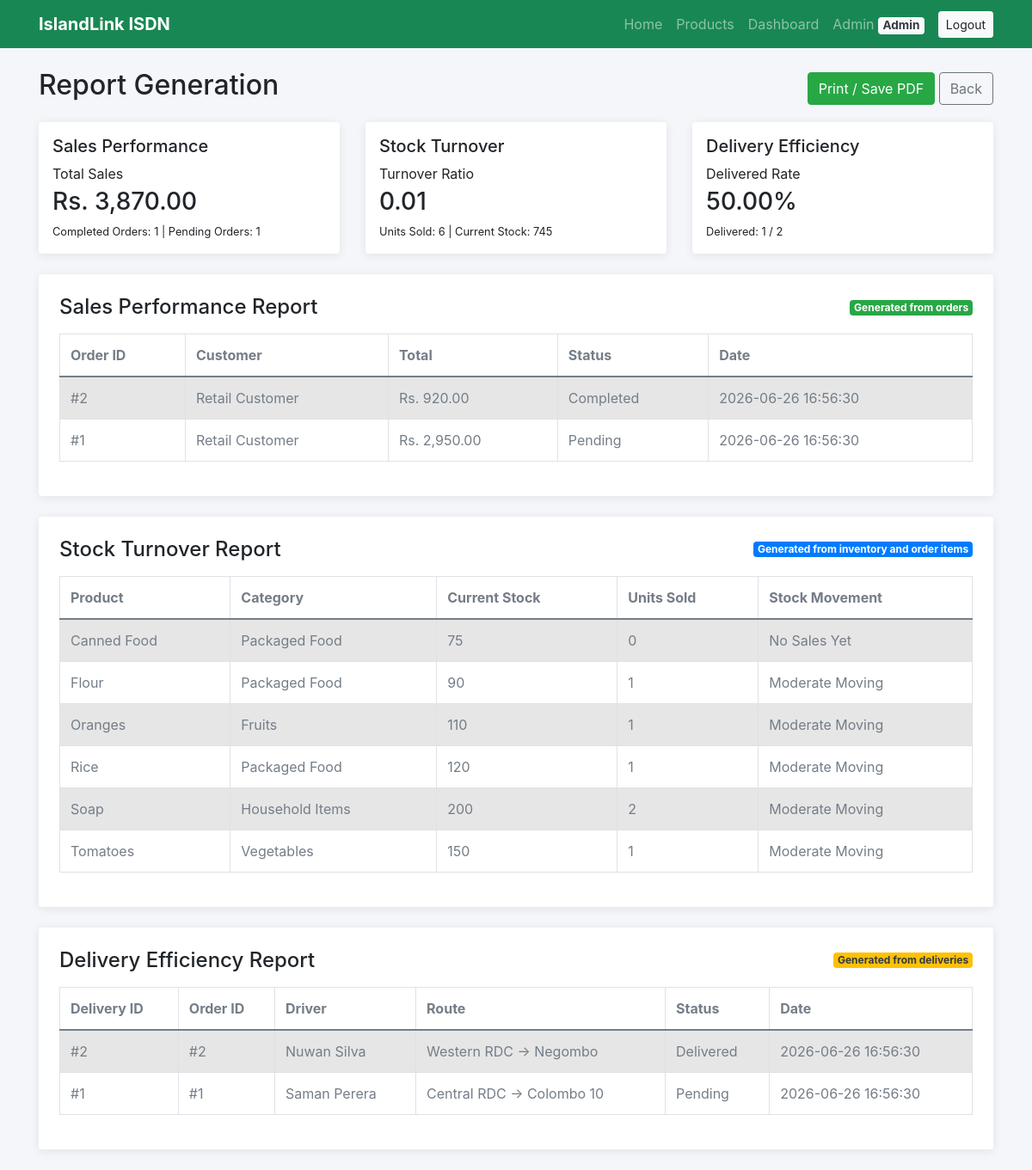
Page /admin_reports.php (signed in) on the committed database.
### tables this page shows
CREATE TABLE orders (
  id INT AUTO_INCREMENT PRIMARY KEY,
  user_id INT NOT NULL,
  customer_name VARCHAR(120) NOT NULL,
  address TEXT NOT NULL,
  payment_method VARCHAR(60) NOT NULL,
  total_amount DECIMAL(10,2) NOT NULL,
  status ENUM('Pending','Processing','Completed','Cancelled') DEFAULT 'Pending',
  created_at TIMESTAMP DEFAULT CURRENT_TIMESTAMP,
  CONSTRAINT fk_orders_user FOREIGN KEY (user_id) REFERENCES users(id) ON DELETE CASCADE
);

CREATE TABLE deliveries (
  id INT AUTO_INCREMENT PRIMARY KEY,
  order_id INT NOT NULL,
  driver_name VARCHAR(100) NOT NULL,
  route_details VARCHAR(255) NOT NULL,
  delivery_status ENUM('Pending','In Transit','Delivered') DEFAULT 'Pending',
  created_at TIMESTAMP DEFAULT CURRENT_TIMESTAMP,
  CONSTRAINT fk_deliveries_order FOREIGN KEY (order_id) REFERENCES orders(id) ON DELETE CASCADE
);

### includes/auth.php (called while the page is built, shortened)
<?php
function h($value) {
    return htmlspecialchars((string)$value, ENT_QUOTES, 'UTF-8');
}
function scalar(mysqli $conn, string $sql) {
    $result = $conn->query($sql);
    $row = $result->fetch_row();
    return $row[0] ?? 0;
}
?>

### admin_reports.php (the view, shortened to what this page needs)
<?php
require_once __DIR__ . '/includes/auth.php';
require_once __DIR__ . '/includes/layout.php';
$totalSales = (float)scalar($conn, "SELECT COALESCE(SUM(total_amount),0) FROM orders WHERE status <> 'Cancelled'");
$completedOrders = (int)scalar($conn, "SELECT COUNT(*) FROM orders WHERE status='Completed'");
$pendingOrders = (int)scalar($conn, "SELECT COUNT(*) FROM orders WHERE status='Pending'");
$totalStock = (int)scalar($conn, "SELECT COALESCE(SUM(stock_count),0) FROM inventory");
$unitsSold = (int)scalar($conn, "SELECT COALESCE(SUM(quantity),0) FROM order_items");
$stockTurnover = $totalStock > 0 ? round($unitsSold / $totalStock, 2) : 0;
$deliveredCount = (int)scalar($conn, "SELECT COUNT(*) FROM deliveries WHERE delivery_status='Delivered'");
$deliveryTotal = (int)scalar($conn, "SELECT COUNT(*) FROM deliveries");
$deliveryEfficiency = $deliveryTotal > 0 ? round(($deliveredCount / $deliveryTotal) * 100, 2) : 0;
$salesRows = $conn->query("SELECT o.id, o.customer_name, o.total_amount, o.status, o.created_at FROM orders o ORDER BY o.id DESC");
$stockRows = $conn->query("SELECT p.name, p.category, COALESCE(i.stock_count,0) AS stock_count, COALESCE(s.sold_qty,0) AS sold_qty
                           FROM products p
                           LEFT JOIN inventory i ON i.product_id = p.id AND i.rdc_name = 'Central RDC'
                           LEFT JOIN (
                               SELECT product_id, SUM(quantity) AS sold_qty
                               FROM order_items
                               GROUP BY product_id
                           ) s ON s.product_id = p.id
                           ORDER BY p.name ASC");
$deliveryRows = $conn->query("SELECT d.id, d.order_id, d.driver_name, d.route_details, d.delivery_status, d.created_at FROM deliveries d ORDER BY d.id DESC");
?>
<div class="d-flex justify-content-between align-items-center mb-3">
  <h2>Report Generation</h2>
  <div>
    <button class="btn btn-success" onclick="window.print()">Print / Save PDF</button>
    <a class="btn btn-outline-secondary" href="admin.php">Back</a>
  </div>
</div>
<div class="row g-4 mb-4">
  <div class="col-md-4"><div class="card p-3"><h5>Sales Performance</h5><p class="mb-1">Total Sales</p><h3>Rs. <?= number_format($totalSales,2) ?></h3><small>Completed Orders: <?= $completedOrders ?> | Pending Orders: <?= $pendingOrders ?></small></div></div>
  <div class="col-md-4"><div class="card p-3"><h5>Stock Turnover</h5><p class="mb-1">Turnover Ratio</p><h3><?= number_format($stockTurnover,2) ?></h3><small>Units Sold: <?= $unitsSold ?> | Current Stock: <?= $totalStock ?></small></div></div>
  <div class="col-md-4"><div class="card p-3"><h5>Delivery Efficiency</h5><p class="mb-1">Delivered Rate</p><h3><?= number_format($deliveryEfficiency,2) ?>%</h3><small>Delivered: <?= $deliveredCount ?> / <?= $deliveryTotal ?></small></div></div>
</div>
<div class="card p-4 mb-4">
  <div class="d-flex justify-content-between align-items-center mb-3"><h4 class="mb-0">Sales Performance Report</h4><span class="badge bg-success">Generated from orders</span></div>
  <div class="table-responsive"><table class="table table-bordered table-striped"><thead><tr><th>Order ID</th><th>Customer</th><th>Total</th><th>Status</th><th>Date</th></tr></thead><tbody>
  <?php while($row = $salesRows->fetch_assoc()): ?>
    <tr><td>#<?= (int)$row['id'] ?></td><td><?= h($row['customer_name']) ?></td><td>Rs. <?= number_format((float)$row['total_amount'],2) ?></td><td><?= h($row['status']) ?></td><td><?= h($row['created_at']) ?></td></tr>
  <?php endwhile; ?>
  </tbody></table></div>
</div>
<div class="card p-4 mb-4">
  <div class="d-flex justify-content-between align-items-center mb-3"><h4 class="mb-0">Stock Turnover Report</h4><span class="badge bg-primary">Generated from inventory and order items</span></div>
  <div class="table-responsive"><table class="table table-bordered table-striped"><thead><tr><th>Product</th><th>Category</th><th>Current Stock</th><th>Units Sold</th><th>Stock Movement</th></tr></thead><tbody>
  <?php while($row = $stockRows->fetch_assoc()):
      $movement = ((int)$row['sold_qty'] > (int)$row['stock_count']) ? 'Fast Moving' : (((int)$row['sold_qty'] === 0) ? 'No Sales Yet' : 'Moderate Moving');
  ?>
    <tr><td><?= h($row['name']) ?></td><td><?= h($row['category']) ?></td><td><?= (int)$row['stock_count'] ?></td><td><?= (int)$row['sold_qty'] ?></td><td><?= $movement ?></td></tr>
  <?php endwhile; ?>
  </tbody></table></div>
</div>
<div class="card p-4">
  <div class="d-flex justify-content-between align-items-center mb-3"><h4 class="mb-0">Delivery Efficiency Report</h4><span class="badge bg-warning text-dark">Generated from deliveries</span></div>
  <div class="table-responsive"><table class="table table-bordered table-striped"><thead><tr><th>Delivery ID</th><th>Order ID</th><th>Driver</th><th>Route</th><th>Status</th><th>Date</th></tr></thead><tbody>
  <?php while($row = $deliveryRows->fetch_assoc()): ?>
    <tr><td>#<?= (int)$row['id'] ?></td><td>#<?= (int)$row['order_id'] ?></td><td><?= h($row['driver_name']) ?></td><td><?= h($row['route_details']) ?></td><td><?= h($row['delivery_status']) ?></td><td><?= h($row['created_at']) ?></td></tr>
  <?php endwhile; ?>
  </tbody></table></div>
</div>

### includes/layout.php (style rules this page uses)
body { background:#f4f6f9 }
.card { border:none;box-shadow:0 2px 12px rgba(0,0,0,.08) }
.table td,.table th { vertical-align:middle }

### rows in the picture
orders: id "2", customer_name "Retail Customer", total_amount "920.00", status "Completed", created_at "2026-06-26 16:56:30"
orders: id "1", customer_name "Retail Customer", total_amount "2,950.00", status "Pending", created_at "2026-06-26 16:56:30"
deliveries: id "2", order "2", driver_name "Nuwan Silva", route_details "Western RDC -> Negombo", delivery_status "Delivered", created_at "2026-06-26 16:56:30"
deliveries: id "1", order "1", driver_name "Saman Perera", route_details "Central RDC -> Colombo 10", delivery_status "Pending", created_at "2026-06-26 16:56:30"

### other values in the picture
$user['name'] "Admin"
$user['role'] "Admin"
$totalSales "3,870.00"
$completedOrders "1"
$pendingOrders "1"
$stockTurnover "0.01"
$unitsSold "6"
$totalStock "745"
$deliveryEfficiency "50.00"
$deliveredCount "1"
$deliveryTotal "2"
$row['name'] "Canned Food"
$row['category'] "Packaged Food"
$row['stock_count'] "75"
$row['sold_qty'] "0"
